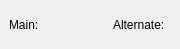
<ui version="4.0" >
 <class>KShortcutWidget</class>
 <widget class="QWidget" name="KShortcutWidget" >
  <property name="geometry" >
   <rect>
    <x>0</x>
    <y>0</y>
    <width>180</width>
    <height>49</height>
   </rect>
  </property>
  <layout class="QHBoxLayout" >
   <property name="margin" >
    <number>9</number>
   </property>
   <property name="spacing" >
    <number>6</number>
   </property>
   <item>
    <widget class="QLabel" name="priLabel" >
     <property name="text" >
      <string>Main:</string>
     </property>
    </widget>
   </item>
   <item>
    <widget class="KKeySequenceWidget" native="1" name="priEditor" >
     <property name="minimumSize" >
      <size>
       <width>0</width>
       <height>0</height>
      </size>
     </property>
    </widget>
   </item>
   <item>
    <spacer>
     <property name="orientation" >
      <enum>Qt::Horizontal</enum>
     </property>
     <property name="sizeHint" >
      <size>
       <width>50</width>
       <height>31</height>
      </size>
     </property>
    </spacer>
   </item>
   <item>
    <widget class="QLabel" name="altLabel" >
     <property name="text" >
      <string>Alternate:</string>
     </property>
    </widget>
   </item>
   <item>
    <widget class="KKeySequenceWidget" native="1" name="altEditor" >
     <property name="minimumSize" >
      <size>
       <width>0</width>
       <height>0</height>
      </size>
     </property>
    </widget>
   </item>
  </layout>
 </widget>
 <customwidgets>
  <customwidget>
   <class>KKeySequenceWidget</class>
   <extends>QWidget</extends>
   <header>kkeysequencewidget.h</header>
  </customwidget>
 </customwidgets>
 <resources/>
 <connections/>
</ui>
